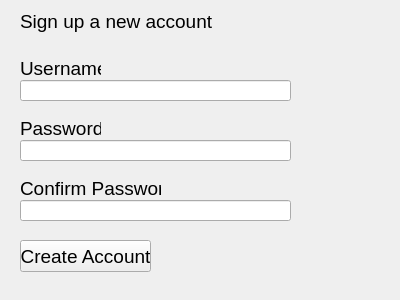
<?xml version="1.0" encoding="UTF-8"?>
<ui version="4.0">
 <class>SignUpWindow</class>
 <widget class="QWidget" name="SignUpWindow">
  <property name="geometry">
   <rect>
    <x>0</x>
    <y>0</y>
    <width>400</width>
    <height>300</height>
   </rect>
  </property>
  <property name="windowTitle">
   <string>Form</string>
  </property>
  <widget class="QLabel" name="statusLabel">
   <property name="geometry">
    <rect>
     <x>20</x>
     <y>10</y>
     <width>371</width>
     <height>41</height>
    </rect>
   </property>
   <property name="font">
    <font>
     <pointsize>14</pointsize>
    </font>
   </property>
   <property name="text">
    <string>Sign up a new account</string>
   </property>
   <property name="alignment">
    <set>Qt::AlignLeading|Qt::AlignLeft|Qt::AlignTop</set>
   </property>
  </widget>
  <widget class="QLabel" name="usernameLabel">
   <property name="geometry">
    <rect>
     <x>20</x>
     <y>60</y>
     <width>81</width>
     <height>16</height>
    </rect>
   </property>
   <property name="font">
    <font>
     <pointsize>14</pointsize>
    </font>
   </property>
   <property name="text">
    <string>Username </string>
   </property>
  </widget>
  <widget class="QLabel" name="passwordLabel">
   <property name="geometry">
    <rect>
     <x>20</x>
     <y>120</y>
     <width>81</width>
     <height>16</height>
    </rect>
   </property>
   <property name="font">
    <font>
     <pointsize>14</pointsize>
    </font>
   </property>
   <property name="text">
    <string>Password </string>
   </property>
  </widget>
  <widget class="QLabel" name="confirmPasswordLabel">
   <property name="geometry">
    <rect>
     <x>20</x>
     <y>180</y>
     <width>141</width>
     <height>16</height>
    </rect>
   </property>
   <property name="font">
    <font>
     <pointsize>14</pointsize>
    </font>
   </property>
   <property name="text">
    <string>Confirm Password</string>
   </property>
  </widget>
  <widget class="QLineEdit" name="usernameInput">
   <property name="geometry">
    <rect>
     <x>20</x>
     <y>80</y>
     <width>271</width>
     <height>21</height>
    </rect>
   </property>
   <property name="font">
    <font>
     <pointsize>14</pointsize>
    </font>
   </property>
  </widget>
  <widget class="QLineEdit" name="passwordInput">
   <property name="geometry">
    <rect>
     <x>20</x>
     <y>140</y>
     <width>271</width>
     <height>21</height>
    </rect>
   </property>
   <property name="font">
    <font>
     <pointsize>14</pointsize>
    </font>
   </property>
  </widget>
  <widget class="QLineEdit" name="confirmPasswordInput">
   <property name="geometry">
    <rect>
     <x>20</x>
     <y>200</y>
     <width>271</width>
     <height>21</height>
    </rect>
   </property>
   <property name="font">
    <font>
     <pointsize>14</pointsize>
    </font>
   </property>
  </widget>
  <widget class="QPushButton" name="createAccountButton">
   <property name="geometry">
    <rect>
     <x>20</x>
     <y>240</y>
     <width>131</width>
     <height>32</height>
    </rect>
   </property>
   <property name="font">
    <font>
     <pointsize>14</pointsize>
    </font>
   </property>
   <property name="text">
    <string>Create Account</string>
   </property>
  </widget>
 </widget>
 <resources/>
 <connections/>
</ui>
